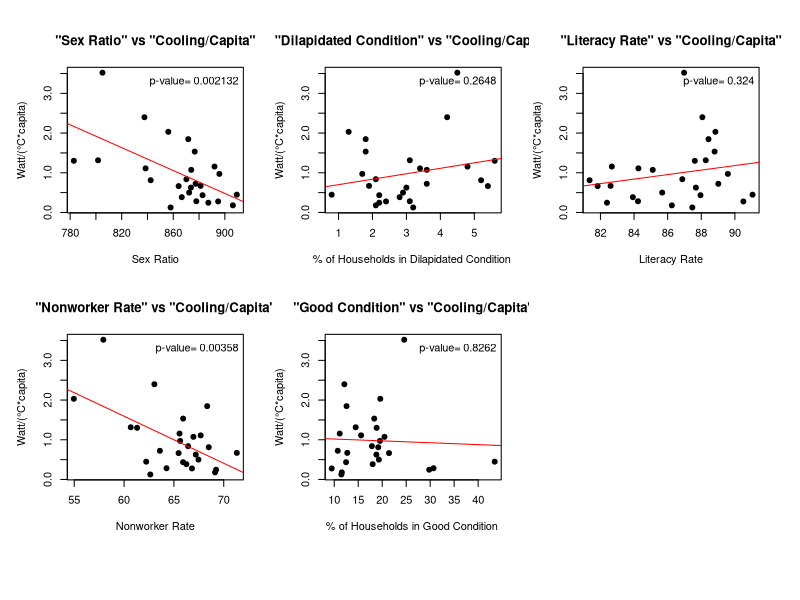

Recreate this plot in R. (Note: this script raises an error after producing the figure.)

setwd("~/Documents/github/Delhi/data")

# read in coeffeicient and socioeconomic data
coefficient <- read.csv('coefficients.delhi.grids.csv', header=TRUE)
econ <- read.csv('consumption_household_population_data.csv',header=TRUE)
colnames(coefficient)[1] <- 'Subdistrict'

data <- merge(econ, coefficient, by = c('Subdistrict')) # a combined data frame.
data$cooling.per <- data$cooling/data$population_persons
data$heatng.per <- data$heating/data$population_persons

data$cooling.per[which(data$sig.cooling>0.1)] <- 0
data$heating.per[which(data$sig.heating>0.1)] <- 0
data$cooling.per[which(data$cooling.per<0)] <- 0
data$heating.per[which(data$heating.per>0)] <- 0
data$cooling.per <- data$cooling.per * 100000 # converting from MW to W/(degree C*Capita)
data$heating.per <- data$heating.per * 100000


#### 1. For "cooling demand intensity" ######

# 1.1 a glimpse about the predictors ####
attach(data)
par(mfrow=c(2,3))
par(oma = c(4, 1, 1, 1))

par(mfrow=c(2,3))
copy <- data
data <- data[which(data$cooling.per>0),]

plot(data$sex_ratio_2011, data$cooling.per, main='"Sex Ratio" vs "Cooling/Capita"', xlab="Sex Ratio", ylab="Watt/(°C*capita)", pch=19)
abline(fit <- lm(data$cooling.per~data$sex_ratio_2011), col="red")
legend("topright", bty="n", border = "black", legend=paste("p-value=", format(summary(fit)$coefficients[2,4] , digits=4)))

plot(data$Dilapidated, data$cooling.per, main='"Dilapidated Condition" vs "Cooling/Capita"', xlab="% of Households in Dilapidated Condition ", ylab="Watt/(°C*capita)", pch=19)
abline(fit <- lm(data$cooling.per~data$Dilapidated), col="red")
legend("topright", bty="n", border = "black", legend=paste("p-value=", format(summary(fit)$coefficients[2,4] , digits=4)))

plot(data$literacy_rate, data$cooling.per, main='"Literacy Rate" vs "Cooling/Capita"', xlab="Literacy Rate", ylab="Watt/(°C*capita)", pch=19)
abline(fit <- lm(data$cooling.per~data$literacy_rate), col="red")
legend("topright", bty="n", border = "black", legend=paste("p-value=", format(summary(fit)$coefficients[2,4] , digits=4)))

plot(data$percent_nonworkers_to_total_pop, data$cooling.per, main='"Nonworker Rate" vs "Cooling/Capita"', xlab="Nonworker Rate", ylab="Watt/(°C*capita)", pch=19)
abline(fit <- lm(data$cooling.per~data$percent_nonworkers_to_total_pop), col="red")
legend("topright", bty="n", border = "black", legend=paste("p-value=", format(summary(fit)$coefficients[2,4] , digits=4)))

plot(data$percent_scheduled_caste_to_totalpop, data$cooling.per, main='"Good Condition" vs "Cooling/Capita"', xlab="% of Households in Good Condition ", ylab="Watt/(°C*capita)", pch=19)
abline(fit <- lm(data$cooling.per~data$percent_scheduled_caste_to_totalpop), col="red")
legend("topright", bty="n", border = "black", legend=paste("p-value=", format(summary(fit)$coefficients[2,4] , digits=4)))

# note: missing "percent of households with TV, computer, phone and car" and "percent of households with 3 or more rooms"

# 1.2 regression ###
fit <- lm(data, cooling.per ~ sex_ratio_2011 + Dilapidated + literacy_rate + percent_nonworkers_to_total_pop + percent_scheduled_caste_to_totalpop)
summary(fit)

# 1.3 fixed effect on district ###
fixed_effect_data <- data
# dotchart
x <- fixed_effect_data[order(fixed_effect_data$cooling.per),] # sort by cooling.per
x$District <- factor(x$District) # it must be a factor
dotchart(x$cooling.per,labels=x$Subdistrict,cex=.7,main="Distribution of cooling demand intensity for 27 subdistricts in Delhi",xlab="Watt/(°C*capita)")

# Model fitting - models 

fit1<-lme(cooling.per ~ annual_percap_consump_KWh  + Good , random = ~ 1 | District, data=fixed_effect_data, method="ML")
summary(fit1)

fit2<-lme(cooling.per ~ annual_percap_consump_KWh  + Good + percent_nonworkers_to_total_pop, random = ~ 1 | District, data=fixed_effect_data, method="ML")
summary(fit2)

# add more predictors **
fit3 <- lme(cooling.per ~  annual_percap_consump_KWh + percent_nonworkers_to_total_pop + Good  +literacy_rate + growth_rate_2001_2011 + percent_child_to_totalpop +sex_ratio_2011, random = ~ 1 | District, data=fixed_effect_data, method="ML")
summary(fit3)

# remove "growth_rate_2001_2011" *** 
fit4 <- lme(cooling.per ~  annual_percap_consump_KWh + percent_nonworkers_to_total_pop + Good +literacy_rate + percent_child_to_totalpop + sex_ratio_2011, random = ~ 1 | District, data=fixed_effect_data, method="ML")
summary(fit4)

# remove "percent_child_to_totalpop" 
fit5 <- lme(cooling.per ~  annual_percap_consump_KWh + percent_nonworkers_to_total_pop + Good +literacy_rate + sex_ratio_2011 , random = ~ 1 | District, data=fixed_effect_data, method="ML")
summary(fit5)

# a better model  
fit6 <- lme(cooling.per ~  annual_percap_consump_KWh + I(percent_nonworkers_to_total_pop/percent_child_to_totalpop) + Good+literacy_rate + sex_ratio_2011 , random = ~ 1 | District, data=fixed_effect_data, method="ML")
summary(fit6)

# the one to compare with other methods
fit7 <- lme(cooling.per ~  sex_ratio_2011 + Dilapidated + literacy_rate + percent_nonworkers_to_total_pop + percent_scheduled_caste_to_totalpop, random = ~ 1 | District, data=fixed_effect_data, method="ML")
summary(fit7)


# show the covariance matrix 
library(gclus)
covar_data <- fixed_effect_data[,c('cooling.per','sex_ratio_2011','percent_nonworkers_to_total_pop', 'Dilapidated','literacy_rate','percent_scheduled_caste_to_totalpop')]

judge.cor <- cor(covar_data)
judge.color <- dmat.color(judge.cor,breaks=c(-1,-.85,0,.85,1), colors =cm.colors(5,alpha = .7))
judge.o <- order.single(judge.cor)
cpairs(covar_data[,c(-1)],judge.o,judge.color)


#### 2. For "heating demand intensity" ######
